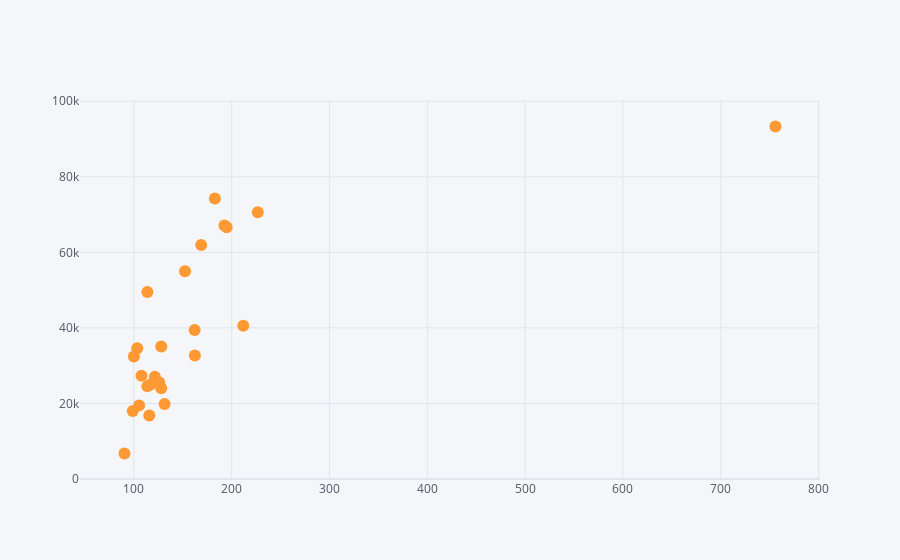

The cell this chart's notebook holds for it:
### Code cell
cf.go_offline()
df1[["CV","Value at Risk"]].iplot(kind ='scatter', x ='CV', y ='Value at Risk', mode ='markers')

### Figure 1 — Plotly figure (JSON) as saved in the notebook; plotly's stock layout.template omitted (floating-point values rounded to 4 significant figures)
{"data": [{"line": {"color": "rgba(255, 153, 51, 1.0)", "dash": "solid", "shape": "linear", "width": 1.3}, "marker": {"size": 12, "symbol": "circle"}, "mode": "markers", "name": "Value at Risk", "text": "", "type": "scatter", "x": [90.37, 98.82, 99.97, 103.4, 105.3, 107.7, 113.7, 113.7, 115.7, 116.9, 121.4, 125.9, 127.9, 128.0, 131.4, 152.3, 162.1, 162.3, 168.8, 182.8, 192.6, 194.9, 211.8, 226.6, 755.9], "y": [6736.0, 18000.0, 32410.0, 34590.0, 19480.0, 27320.0, 49510.0, 24540.0, 16770.0, 24980.0, 27050.0, 25520.0, 24000.0, 35040.0, 19850.0, 55020.0, 39400.0, 32700.0, 61950.0, 74240.0, 67130.0, 66650.0, 40530.0, 70640.0, 93310.0]}], "layout": {"legend": {"bgcolor": "#F5F6F9", "font": {"color": "#4D5663"}}, "paper_bgcolor": "#F5F6F9", "plot_bgcolor": "#F5F6F9", "title": {"font": {"color": "#4D5663"}}, "xaxis": {"gridcolor": "#E1E5ED", "showgrid": true, "tickfont": {"color": "#4D5663"}, "title": {"font": {"color": "#4D5663"}, "text": ""}, "zerolinecolor": "#E1E5ED"}, "yaxis": {"gridcolor": "#E1E5ED", "showgrid": true, "tickfont": {"color": "#4D5663"}, "title": {"font": {"color": "#4D5663"}, "text": ""}, "zerolinecolor": "#E1E5ED"}}}
